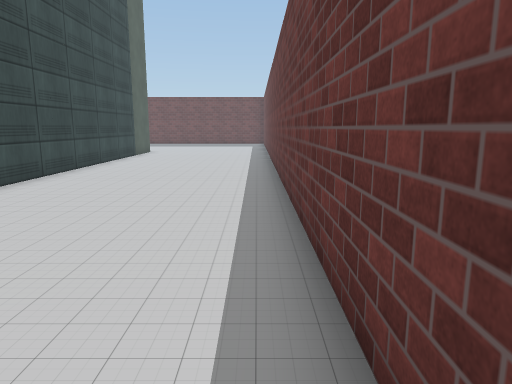
view 1 (above)

24 first-person views from a walk through a scene from a Unity 3-D project. The camera is 1.4 m above the floor, tilts 10° down and sees 70° across. The floor is counted in squares, 1 m on a side. Each view is taken from the middle of a square. On the plan, view 1 faces up. The plan holds only what a view shows up to about 16 squares ahead; the rest is blank. The place goes on beyond the plan. The player is left out. Door leaves are left out, so doorways stand open. Some surface patterns are stand-ins.

view 2
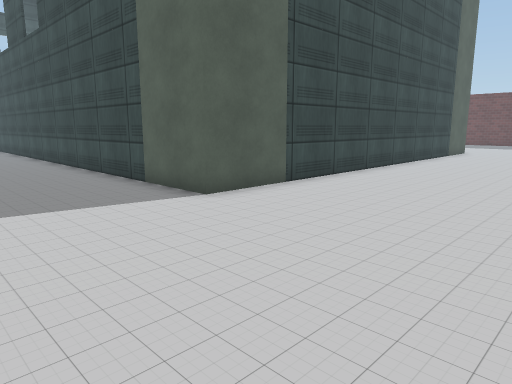

view 3
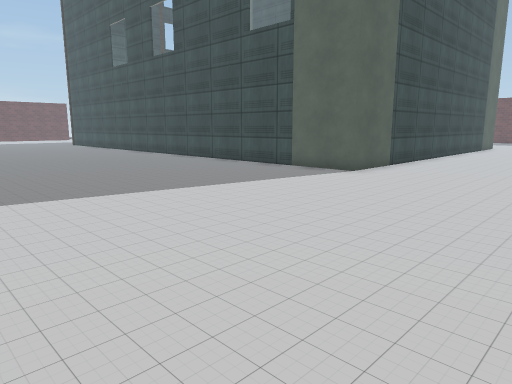

view 4
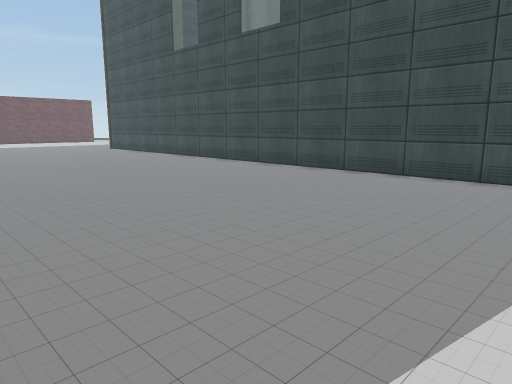

view 5
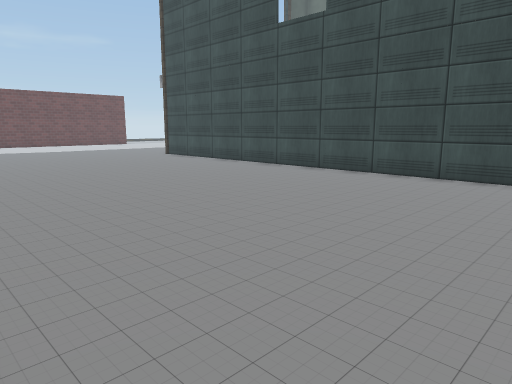

view 6
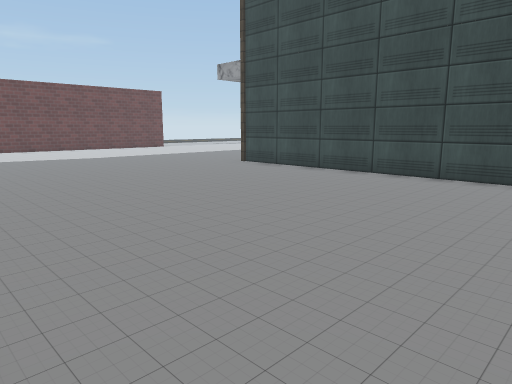

view 7
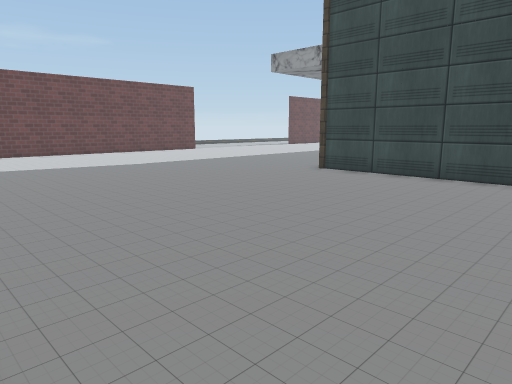

view 8
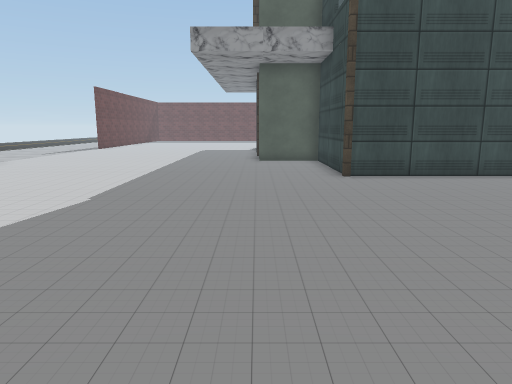

view 9
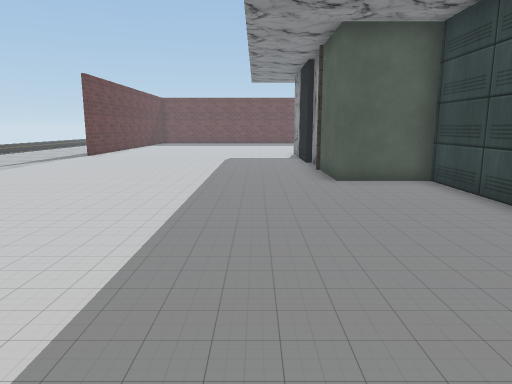

view 10
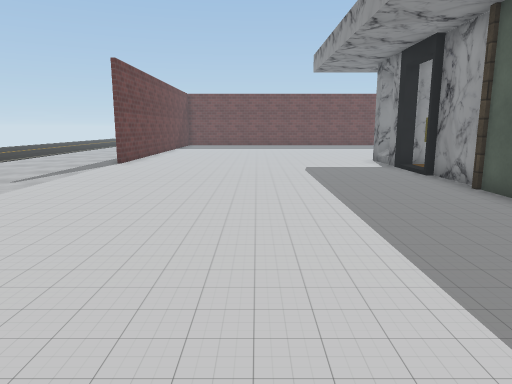

view 11
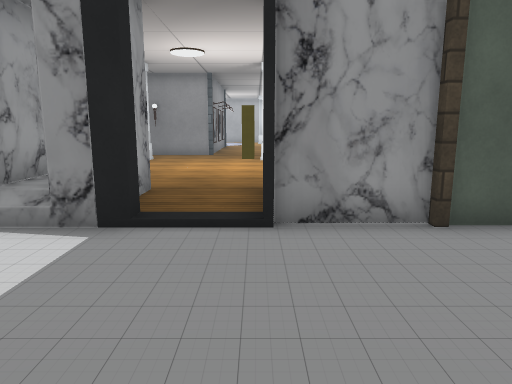

view 12
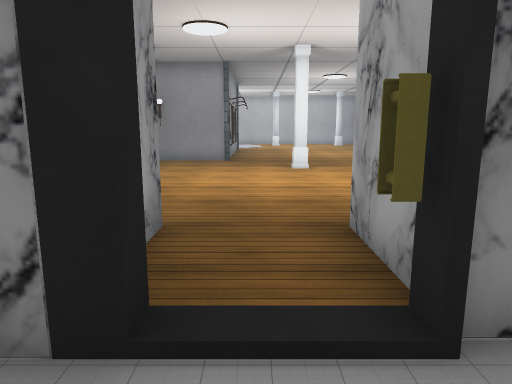

view 13
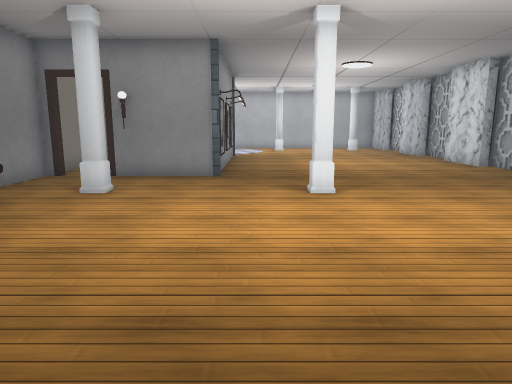

view 14
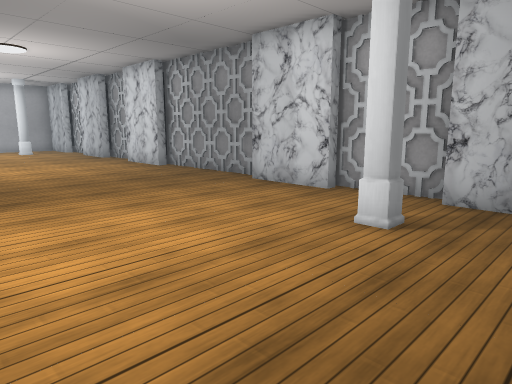

view 15
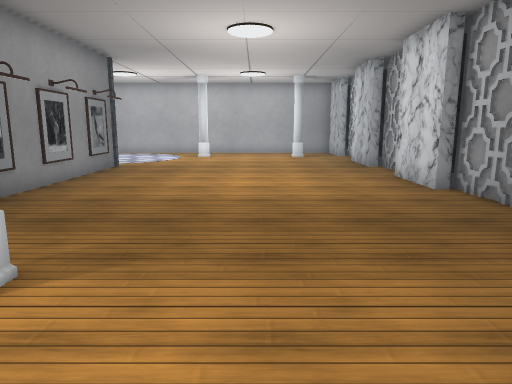

view 16
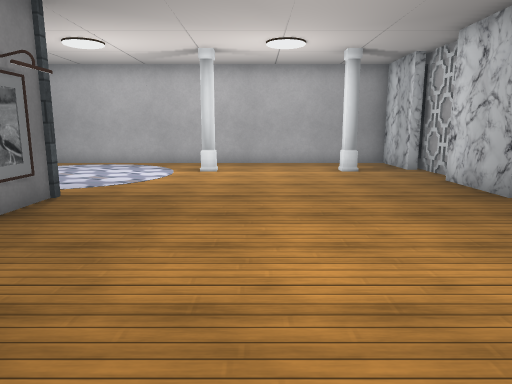

view 17
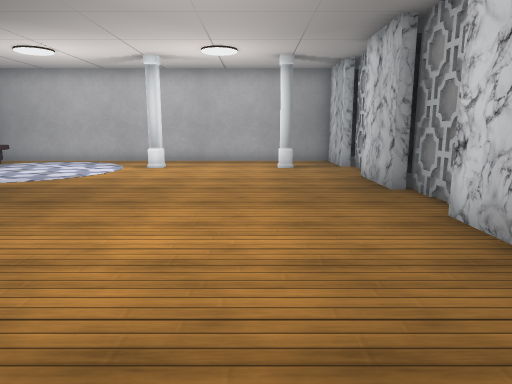

view 18
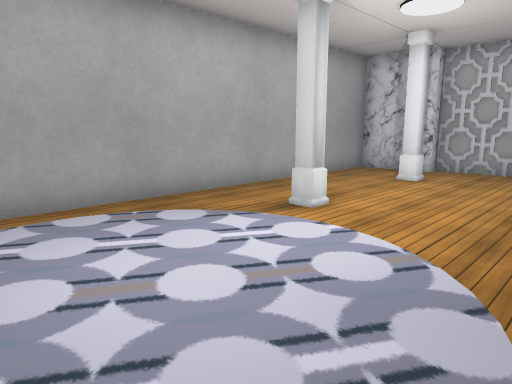

view 19
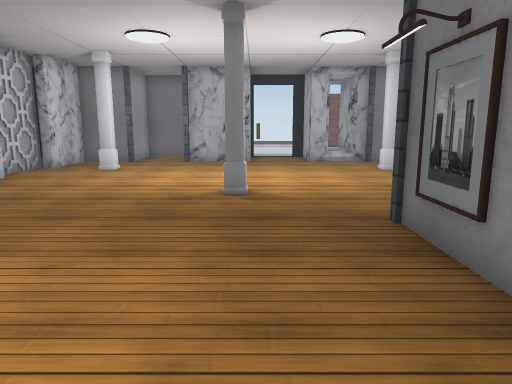

view 20
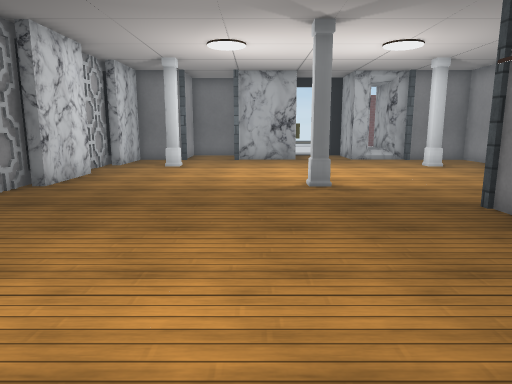

view 21
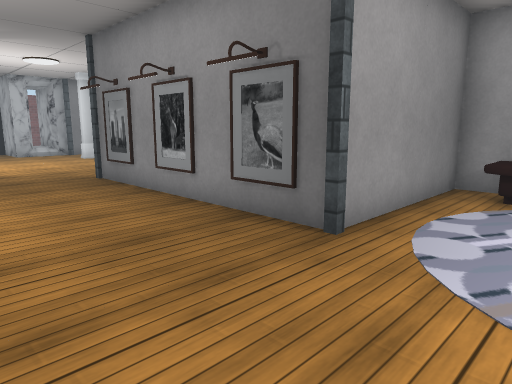

view 22
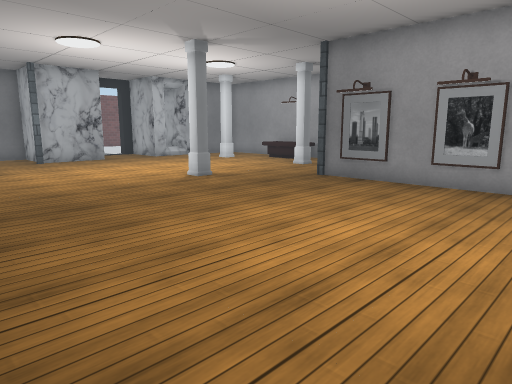

view 23
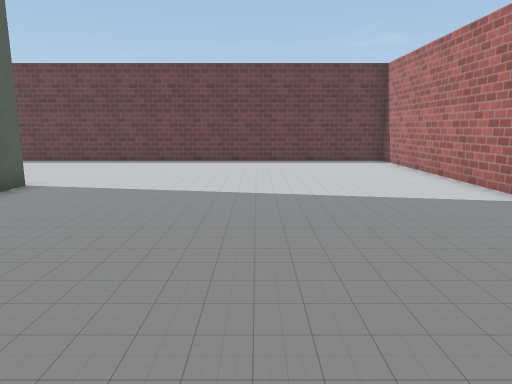

view 24
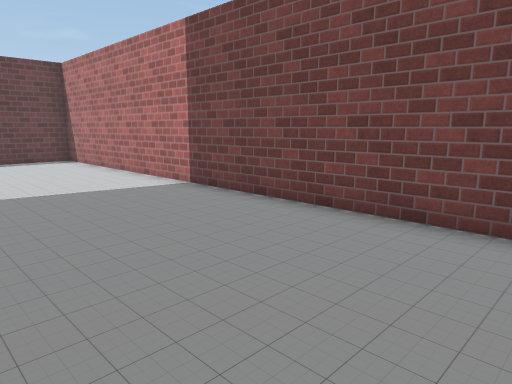

### Floor plan
Points are (right, up) in squares from view 1. A wall is a line through its corners. A room is listed if a view was taken in it or the views show most of it. See-through windows are left out.
Room 1 (views 1, 2, 3, 4, 5, 6, 7, 8, 9, 10, 11, 12, 13, 14, 15, 16, 17, 18, 19, 20, 21, 22, 23, 24)
walls: (-18.8, 6.2) (-18.8, 6.9) (-16.2, 6.9); (-24.1, 6.4) (-18.3, 6.4); (-15.4, 6.4) (-13.1, 6.4); (-13.8, 6.2) (-13.8, 6.9) (-11.2, 6.9); (-26.3, 6.2) (-26.3, 6.9) (-23.7, 6.9) (-23.7, 6.2); (-10.9, 6.4) (-8.3, 6.4); (-29.4, 6.4) (-26, 6.4); (-21.4, 16.4) (-21.4, 19.4); (-14.4, 16.1) (-20.5, 16.1); (-9.1, 8.6) (-9.1, 9.1) (-8.6, 9.1); (-31.1, 8.6) (-31.1, 6.9) (-28.7, 6.9) (-28.7, 6.2); (-8.8, 6.2) (-8.8, 6.9) (-6.4, 6.9) (-6.4, 19.5); (-31.3, 4.4) (-31.3, 8.6) (-34, 8.6) (-34, 10.6); (-23.7, 18.8) (-23.7, 18.4) (-24.2, 18.4) (-24.2, 18.9); (-32.4, 8.9) (-31.5, 8.9); (-13.6, 19.5) (-13.6, 16.4); (-15.1, -7.4) (0.7, -7.4) (0.7, 15.6); (-34, 13.7) (-34, 14.2) (-33.5, 14.2); (-34, 13.9) (-33.5, 13.9); (-6.1, 16.3) (-6.1, 3.7) (-30.6, 3.7)
ways out: open door at (-21, 19)
objects: pillar (-34, 11); other object (-34, 11) to (-31, 14); other object (-34, 16); other object (-34, 16) to (-31, 19); other object (-34, 18); pillar (-31, 4); pillar (-31, 9); pillar (-31, 11); pillar (-31, 19); pillar (-21, 16); pillar (-14, 16)

Where each view was taken, in squares from view 1:
view 1: 0 up, 0 right, facing up
view 2: 1 down, 0 right, facing up-left
view 3: 7 down, 0 right, facing up-left
view 4: 7 down, 7 left, facing up-left
view 5: 7 down, 14 left, facing up-left
view 6: 7 down, 20 left, facing up-left
view 7: 7 down, 24 left, facing up-left
view 8: 7 down, 34 left, facing up
view 9: 1 down, 36 left, facing up
view 10: 3 up, 39 left, facing up
view 11: 14 up, 39 left, facing right
view 12: 15 up, 36 left, facing right
view 13: 15 up, 32 left, facing right
view 14: 14 up, 31 left, facing down-right
view 15: 11 up, 27 left, facing right
view 16: 12 up, 21 left, facing right
view 17: 10 up, 22 left, facing right
view 18: 19 up, 13 left, facing down-right
view 19: 14 up, 16 left, facing left
view 20: 12 up, 15 left, facing left
view 21: 12 up, 11 left, facing up-left
view 22: 7 up, 15 left, facing up-left
view 23: 2 down, 15 left, facing right
view 24: 2 down, 16 left, facing down-right
